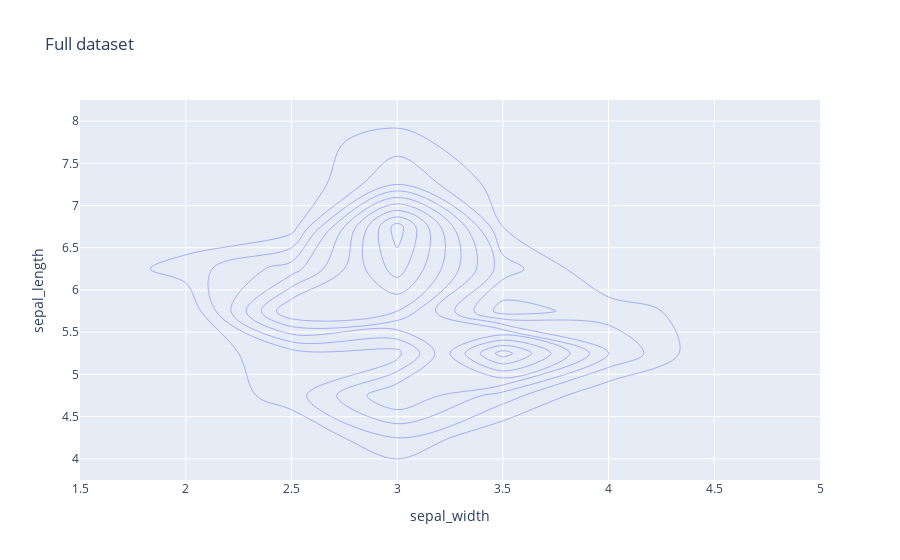
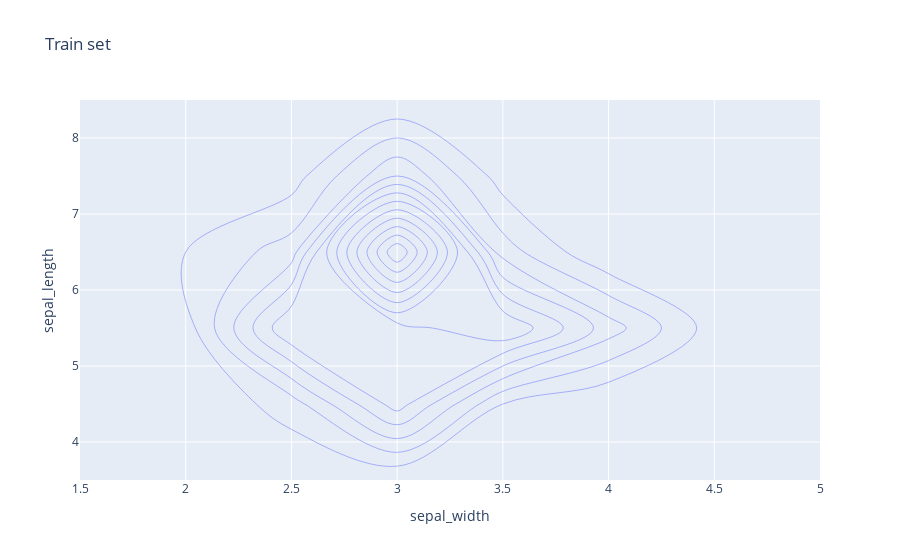
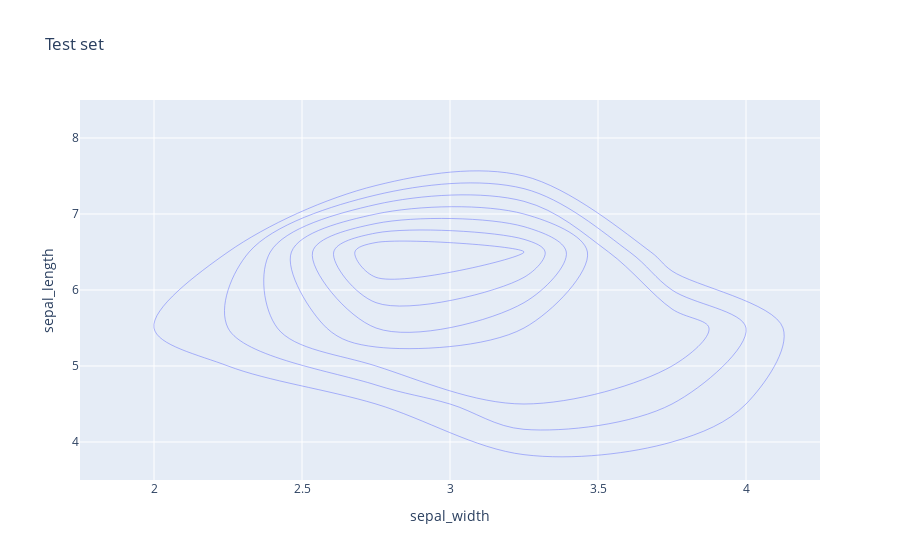

The notebook cell saved with these charts, in order:
### Markdown cell above
What was the influence of this operation on the distribution of the explanatory variables?

### Code cell
fig = px.density_contour(data, 'sepal_width', 'sepal_length', title = 'Full dataset')
fig.show()
fig = px.density_contour(X_train, 'sepal_width', 'sepal_length', title = 'Train set')
fig.show()
fig = px.density_contour(X_test, 'sepal_width', 'sepal_length', title = 'Test set')
fig.show()

### Figure 1 — Plotly figure (JSON) as saved in the notebook; plotly's stock layout.template omitted (floating-point values rounded to 4 significant figures; data arrays with more than 128 entries replaced by an {"elided": "..."} marker saying what was removed)
{"data": [{"contours": {"coloring": "none"}, "hovertemplate": "sepal_width=%{x}<br>sepal_length=%{y}<br>count=%{z}<extra></extra>", "legendgroup": "", "line": {"color": "#636efa"}, "name": "", "showlegend": false, "type": "histogram2dcontour", "x": {"elided": "150 float values"}, "xaxis": "x", "xbingroup": "x", "y": {"elided": "150 float values"}, "yaxis": "y", "ybingroup": "y"}], "layout": {"legend": {"tracegroupgap": 0}, "title": {"text": "Full dataset"}, "xaxis": {"anchor": "y", "domain": [0, 1], "title": {"text": "sepal_width"}}, "yaxis": {"anchor": "x", "domain": [0, 1], "title": {"text": "sepal_length"}}}}

### Figure 2 — Plotly figure (JSON) as saved in the notebook; plotly's stock layout.template omitted (floating-point values rounded to 4 significant figures)
{"data": [{"contours": {"coloring": "none"}, "hovertemplate": "sepal_width=%{x}<br>sepal_length=%{y}<br>count=%{z}<extra></extra>", "legendgroup": "", "line": {"color": "#636efa"}, "name": "", "showlegend": false, "type": "histogram2dcontour", "x": [2.9, 2.8, 3.7, 2.2, 3.8, 3, 3.3, 4.4, 3, 2.7, 3.2, 3.7, 3.2, 3.1, 2.4, 3.9, 2.8, 3, 3.8, 2.9, 2.8, 2.5, 3.1, 2.7, 3.4, 4, 3.5, 3.2, 3.2, 2.8, 2.3, 3.5, 2.9, 3.2, 2.3, 3, 3.1, 2.5, 3.1, 3.3, 3, 2.7, 2.2, 3.1, 3.1, 3, 3.6, 2.8, 2.7, 3, 2.6, 2.6, 2.9, 2.7, 3.3, 3.1, 3, 2.8, 4.2, 3, 3.2, 3.6, 2.7, 2.7, 2.8, 3.2, 3.3, 2.8, 3.4, 3, 4.1, 3.2, 2.5, 3.8, 3.5, 3, 3.2, 3, 2.4, 3, 3.5, 3.4, 3.2, 3.1, 3, 3, 3.5, 2.7, 3.8, 3.4, 3, 3.4, 3.3, 3, 2.6, 3.9, 2.5, 3.2, 3, 3, 2.3, 3.4, 2.7, 3, 3, 3.4, 2.8, 2.8, 2.9, 2.9, 3.4, 2], "xaxis": "x", "xbingroup": "x", "y": [6.4, 7.4, 5.1, 6, 7.9, 4.3, 5.1, 5.7, 6.1, 6.3, 4.7, 5.4, 4.6, 6.7, 5.5, 5.4, 7.7, 4.8, 7.7, 6.1, 6.8, 5.6, 6.7, 5.2, 5.2, 5.8, 5.5, 5, 7, 5.7, 6.3, 5.2, 6, 6.5, 4.5, 6.1, 4.6, 5.5, 6.9, 6.7, 7.1, 6, 6.2, 6.9, 4.9, 6.5, 7.2, 6.4, 5.8, 5.9, 6.1, 7.7, 6.2, 6.4, 5, 4.8, 4.9, 6.1, 5.5, 7.7, 6.4, 5, 5.8, 5.8, 6.5, 4.7, 6.3, 5.6, 4.6, 6.5, 5.2, 4.4, 4.9, 5.7, 5, 7.6, 6.4, 5.6, 4.9, 5, 5, 4.8, 5.9, 6.7, 5.4, 7.2, 5.1, 5.6, 5.1, 5, 4.8, 5.4, 6.3, 6.7, 5.7, 5.4, 5.1, 6.8, 6.8, 6.6, 5, 6.3, 5.8, 6.5, 5.9, 6.2, 6.2, 5.8, 5.6, 7.3, 5.4, 5], "yaxis": "y", "ybingroup": "y"}], "layout": {"legend": {"tracegroupgap": 0}, "title": {"text": "Train set"}, "xaxis": {"anchor": "y", "domain": [0, 1], "title": {"text": "sepal_width"}}, "yaxis": {"anchor": "x", "domain": [0, 1], "title": {"text": "sepal_length"}}}}

### Figure 3 — Plotly figure (JSON) as saved in the notebook; plotly's stock layout.template omitted (floating-point values rounded to 4 significant figures)
{"data": [{"contours": {"coloring": "none"}, "hovertemplate": "sepal_width=%{x}<br>sepal_length=%{y}<br>count=%{z}<extra></extra>", "legendgroup": "", "line": {"color": "#636efa"}, "name": "", "showlegend": false, "type": "histogram2dcontour", "x": [3, 2.8, 3.2, 2.5, 2.4, 3.4, 3.4, 3.5, 3.6, 3.2, 3.3, 2.8, 2.9, 2.2, 3.7, 2.9, 3.6, 2.5, 3.4, 3, 3.1, 3, 2.5, 2.9, 2.8, 3.8, 2.5, 3, 2.8, 3.1, 3, 2.3, 2.6, 3.4, 3.1, 2.9, 3.8, 2.6], "xaxis": "x", "xbingroup": "x", "y": [4.4, 6.4, 6.9, 5.7, 5.5, 6, 4.8, 5.1, 4.6, 7.2, 6.7, 5.7, 6.6, 6, 5.3, 4.4, 4.9, 6.3, 5, 6, 6.4, 5.7, 6.3, 6.3, 6.1, 5.1, 6.7, 6.7, 6.3, 4.9, 5.6, 5.5, 5.8, 5.1, 6.9, 5.7, 5.1, 5.5], "yaxis": "y", "ybingroup": "y"}], "layout": {"legend": {"tracegroupgap": 0}, "title": {"text": "Test set"}, "xaxis": {"anchor": "y", "domain": [0, 1], "title": {"text": "sepal_width"}}, "yaxis": {"anchor": "x", "domain": [0, 1], "title": {"text": "sepal_length"}}}}
